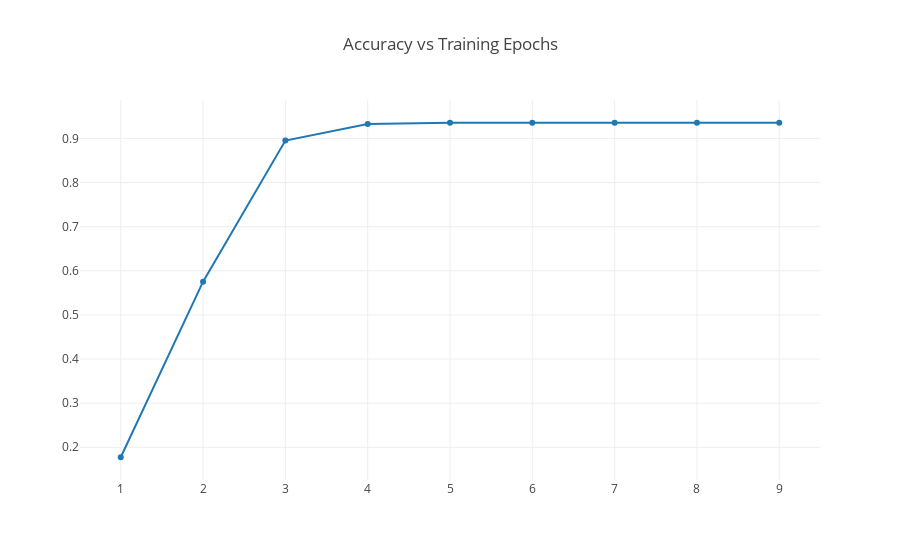

The cell this chart's notebook holds for it:
### Markdown cell above
## Model Performance Evaluation

Now we run the model through 1 to 10 epochs to measure and plot accuracy improvements. Batch size is fixed at 20.

### Code cell
## Model performance evaluation for multiple epochs
import pandas as pd
import plotly
from plotly.graph_objs import Scatter, Layout
from sklearn.metrics import confusion_matrix, accuracy_score, precision_recall_fscore_support

batch_size = 20
epochs = list()
accuracies = list()

for n_epochs in range(1, 10):
    epochs.append(n_epochs)
    model.compile(loss='categorical_crossentropy', optimizer='adam', metrics=['accuracy'])
    model.fit(sentences_train, tags_train, batch_size=batch_size, epochs=n_epochs, verbose=0)
    loss, accuracy = model.evaluate(sentences_test, tags_test)
    accuracies.append(accuracy)
    print('Epochs:', n_epochs, '- Accuracy', accuracy * 100, "%")
    
plotly.offline.init_notebook_mode(connected=True)

plotly.offline.iplot({
    "data": [Scatter(x=epochs, y=accuracies)],
    "layout": Layout(title="Accuracy vs Training Epochs")
})

### Figure 1 — Plotly figure (JSON) as saved in the notebook; plotly's stock layout.template omitted (floating-point values rounded to 4 significant figures)
{"data": [{"type": "scatter", "x": [1, 2, 3, 4, 5, 6, 7, 8, 9], "y": [0.1774, 0.5753, 0.8952, 0.9328, 0.9355, 0.9355, 0.9355, 0.9355, 0.9355]}], "layout": {"title": "Accuracy vs Training Epochs"}}
